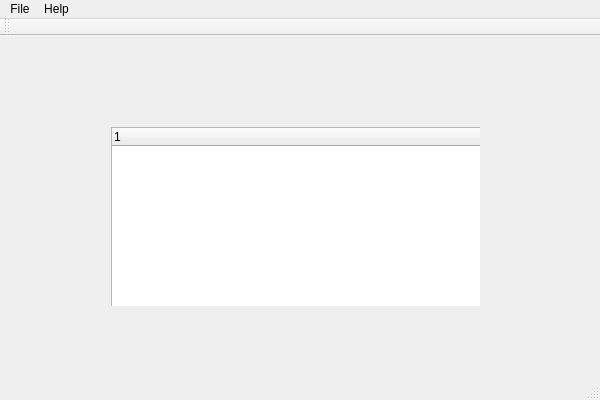
<?xml version="1.0" encoding="UTF-8"?>
<ui version="4.0">
 <class>nEditorClass</class>
 <widget class="QMainWindow" name="nEditorClass">
  <property name="geometry">
   <rect>
    <x>0</x>
    <y>0</y>
    <width>600</width>
    <height>400</height>
   </rect>
  </property>
  <property name="windowTitle">
   <string>nEditor</string>
  </property>
  <widget class="QWidget" name="centralWidget">
   <widget class="QWidget" name="horizontalLayoutWidget">
    <property name="geometry">
     <rect>
      <x>100</x>
      <y>80</y>
      <width>391</width>
      <height>201</height>
     </rect>
    </property>
    <layout class="QHBoxLayout" name="horizontalLayout">
     <item>
      <widget class="QFrame" name="frame">
       <property name="sizePolicy">
        <sizepolicy hsizetype="Preferred" vsizetype="Preferred">
         <horstretch>1</horstretch>
         <verstretch>1</verstretch>
        </sizepolicy>
       </property>
       <property name="frameShape">
        <enum>QFrame::StyledPanel</enum>
       </property>
       <property name="frameShadow">
        <enum>QFrame::Raised</enum>
       </property>
       <widget class="QTreeWidget" name="treeWidget">
        <property name="geometry">
         <rect>
          <x>0</x>
          <y>0</y>
          <width>401</width>
          <height>201</height>
         </rect>
        </property>
        <property name="sizePolicy">
         <sizepolicy hsizetype="Expanding" vsizetype="Expanding">
          <horstretch>1</horstretch>
          <verstretch>0</verstretch>
         </sizepolicy>
        </property>
        <column>
         <property name="text">
          <string notr="true">1</string>
         </property>
        </column>
       </widget>
      </widget>
     </item>
    </layout>
   </widget>
  </widget>
  <widget class="QMenuBar" name="menuBar">
   <property name="geometry">
    <rect>
     <x>0</x>
     <y>0</y>
     <width>600</width>
     <height>21</height>
    </rect>
   </property>
   <widget class="QMenu" name="menuFile">
    <property name="title">
     <string>File</string>
    </property>
    <addaction name="actionNew_Package"/>
    <addaction name="actionOpen"/>
    <addaction name="separator"/>
   </widget>
   <widget class="QMenu" name="menuHelp">
    <property name="title">
     <string>Help</string>
    </property>
    <addaction name="separator"/>
    <addaction name="actionHelp"/>
    <addaction name="actionAbout"/>
   </widget>
   <addaction name="menuFile"/>
   <addaction name="menuHelp"/>
  </widget>
  <widget class="QToolBar" name="mainToolBar">
   <attribute name="toolBarArea">
    <enum>TopToolBarArea</enum>
   </attribute>
   <attribute name="toolBarBreak">
    <bool>false</bool>
   </attribute>
  </widget>
  <widget class="QStatusBar" name="statusBar"/>
  <action name="actionNew_Package">
   <property name="text">
    <string>New</string>
   </property>
  </action>
  <action name="actionOpen">
   <property name="text">
    <string>Open</string>
   </property>
  </action>
  <action name="actionHelp">
   <property name="text">
    <string>Help</string>
   </property>
  </action>
  <action name="actionAbout">
   <property name="text">
    <string>About</string>
   </property>
  </action>
 </widget>
 <layoutdefault spacing="6" margin="11"/>
 <resources>
  <include location="neditor.qrc"/>
 </resources>
 <connections/>
</ui>
